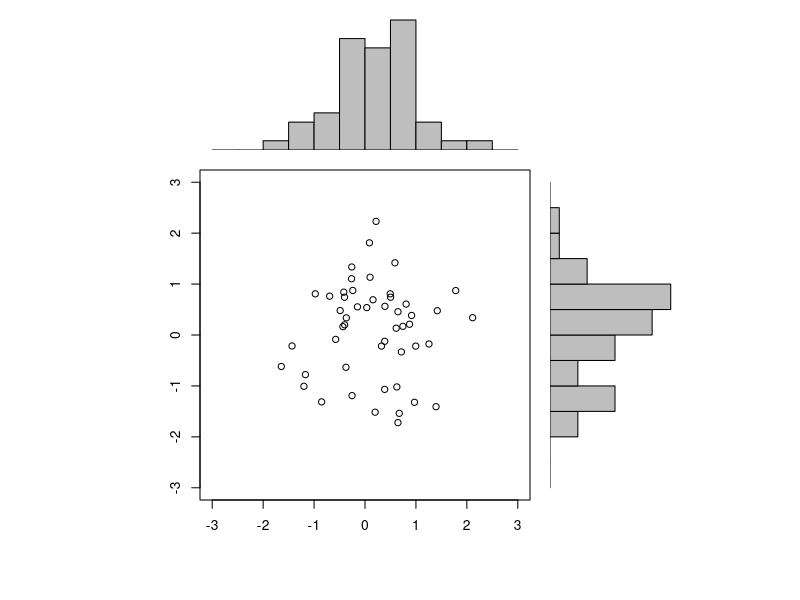

R code for this plot:
# This is a complex layout of a scatter plot

# The layout() function creates multiple charts in one panel

nf <- layout(matrix(c(2,0,1,3),2,2,byrow=TRUE), c(3,1), c(1,3), TRUE)
x <- pmin(3, pmax(-3, stats::rnorm(50)))
y <- pmin(3, pmax(-3, stats::rnorm(50)))
xhist <- hist(x, breaks=seq(-3,3,0.5), plot=FALSE)
yhist <- hist(y, breaks=seq(-3,3,0.5), plot=FALSE)
top <- max(c(xhist$counts, yhist$counts))
par(mai=c(1,1,0.2,0.2))
plot(x, y, xlim=c(-3,3), ylim=c(-3,3), xlab="", ylab="")
par(mai=c(0,1,0.2,0.2))
barplot(xhist$counts, axes=FALSE, ylim=c(0, top), space=0)
par(mai=c(1,0,0.2,0.2))
barplot(yhist$counts, axes=FALSE, xlim=c(0, top), space=0, horiz=TRUE)


